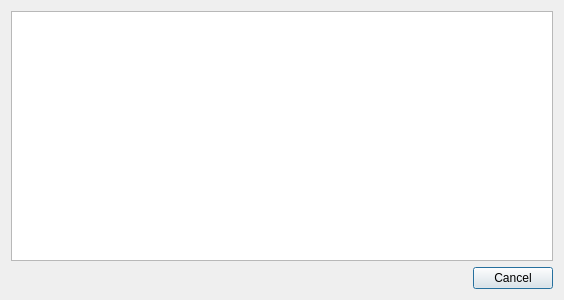
<?xml version="1.0" encoding="UTF-8"?>
<ui version="4.0">
 <class>DialogDetail</class>
 <widget class="QDialog" name="DialogDetail">
  <property name="geometry">
   <rect>
    <x>0</x>
    <y>0</y>
    <width>564</width>
    <height>300</height>
   </rect>
  </property>
  <property name="windowTitle">
   <string>Details</string>
  </property>
  <layout class="QGridLayout" name="gridLayout">
   <item row="0" column="0">
    <widget class="QTableView" name="tableView"/>
   </item>
   <item row="1" column="0">
    <widget class="QDialogButtonBox" name="buttonBox">
     <property name="orientation">
      <enum>Qt::Horizontal</enum>
     </property>
     <property name="standardButtons">
      <set>QDialogButtonBox::Cancel</set>
     </property>
    </widget>
   </item>
  </layout>
 </widget>
 <resources/>
 <connections>
  <connection>
   <sender>buttonBox</sender>
   <signal>accepted()</signal>
   <receiver>DialogDetail</receiver>
   <slot>accept()</slot>
   <hints>
    <hint type="sourcelabel">
     <x>248</x>
     <y>254</y>
    </hint>
    <hint type="destinationlabel">
     <x>157</x>
     <y>274</y>
    </hint>
   </hints>
  </connection>
  <connection>
   <sender>buttonBox</sender>
   <signal>rejected()</signal>
   <receiver>DialogDetail</receiver>
   <slot>reject()</slot>
   <hints>
    <hint type="sourcelabel">
     <x>316</x>
     <y>260</y>
    </hint>
    <hint type="destinationlabel">
     <x>286</x>
     <y>274</y>
    </hint>
   </hints>
  </connection>
 </connections>
</ui>
